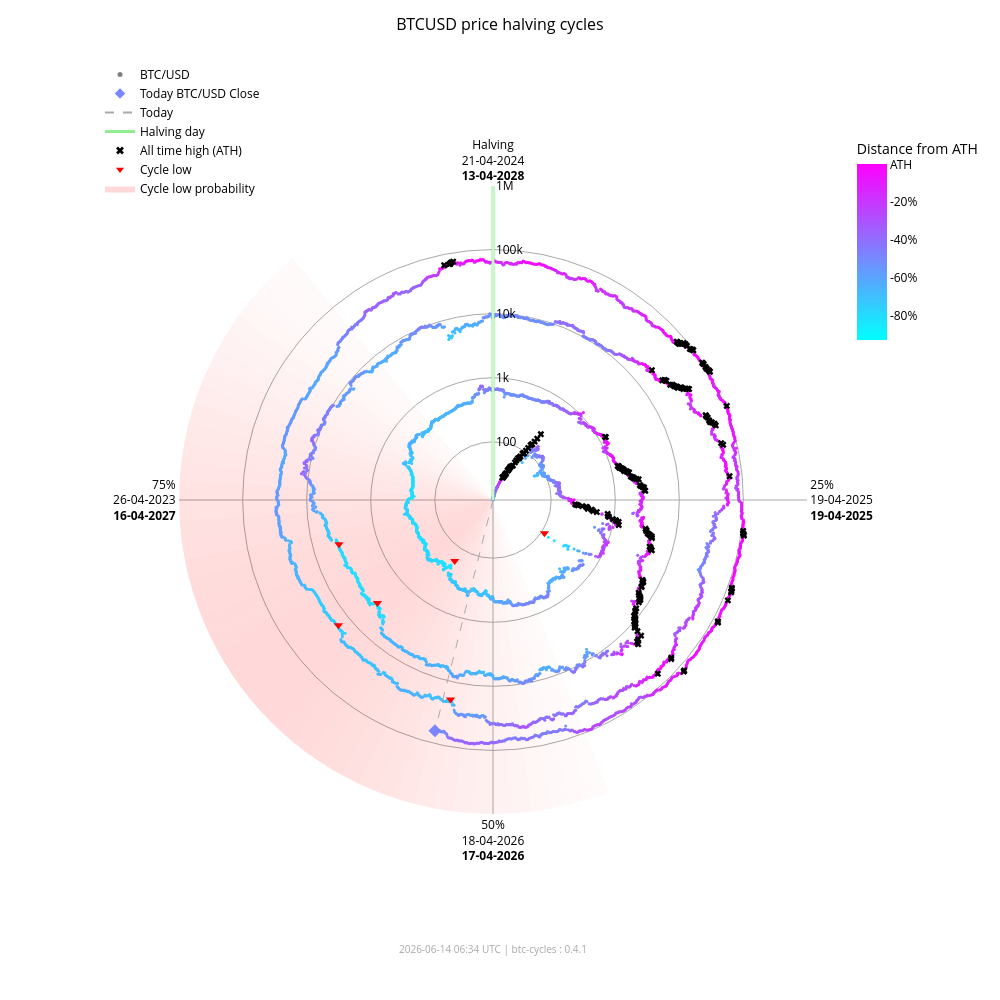

Write notebook code for a chart like this one.
### Markdown cell above
### Interactive chart (plotly)

### Code cell
fig_interactive = btc.plot(
    kind="interactive",
    from_date="2012-11-28",
)
# plotly config for interactivity
config = {"scrollZoom": True, "displayModeBar": True}
# display in notebook
fig_interactive.show(config=config)

### Figure 1 — Plotly figure (JSON) as saved in the notebook; plotly's stock layout.template omitted (floating-point values rounded to 4 significant figures; data arrays with more than 128 entries replaced by an {"elided": "..."} marker saying what was removed)
{"data": [{"fill": "toself", "fillcolor": "rgba(255,0,0,0.017168280509461755)", "hoverinfo": "skip", "line": {"width": 0}, "mode": "lines", "r": [12.35, 1000000, 1000000, 12.35, 12.35], "showlegend": false, "theta": [158.4, 158.4, 162.0, 162.0, 158.4], "type": "scatterpolar"}, {"fill": "toself", "fillcolor": "rgba(255,0,0,0.022114794501891175)", "hoverinfo": "skip", "line": {"width": 0}, "mode": "lines", "r": [12.35, 1000000, 1000000, 12.35, 12.35], "showlegend": false, "theta": [162.0, 162.0, 165.6, 165.6, 162.0], "type": "scatterpolar"}, {"fill": "toself", "fillcolor": "rgba(255,0,0,0.02790404259511669)", "hoverinfo": "skip", "line": {"width": 0}, "mode": "lines", "r": [12.35, 1000000, 1000000, 12.35, 12.35], "showlegend": false, "theta": [165.6, 165.6, 169.2, 169.2, 165.6], "type": "scatterpolar"}, {"fill": "toself", "fillcolor": "rgba(255,0,0,0.034518294852420334)", "hoverinfo": "skip", "line": {"width": 0}, "mode": "lines", "r": [12.35, 1000000, 1000000, 12.35, 12.35], "showlegend": false, "theta": [169.2, 169.2, 172.8, 172.8, 169.2], "type": "scatterpolar"}, {"fill": "toself", "fillcolor": "rgba(255,0,0,0.041901979682821514)", "hoverinfo": "skip", "line": {"width": 0}, "mode": "lines", "r": [12.35, 1000000, 1000000, 12.35, 12.35], "showlegend": false, "theta": [172.8, 172.8, 176.4, 176.4, 172.8], "type": "scatterpolar"}, {"fill": "toself", "fillcolor": "rgba(255,0,0,0.04996405861294358)", "hoverinfo": "skip", "line": {"width": 0}, "mode": "lines", "r": [12.35, 1000000, 1000000, 12.35, 12.35], "showlegend": false, "theta": [176.4, 176.4, 180.0, 180.0, 176.4], "type": "scatterpolar"}, {"fill": "toself", "fillcolor": "rgba(255,0,0,0.05858349692240514)", "hoverinfo": "skip", "line": {"width": 0}, "mode": "lines", "r": [12.35, 1000000, 1000000, 12.35, 12.35], "showlegend": false, "theta": [180.0, 180.0, 183.6, 183.6, 180.0], "type": "scatterpolar"}, {"fill": "toself", "fillcolor": "rgba(255,0,0,0.06761662035375064)", "hoverinfo": "skip", "line": {"width": 0}, "mode": "lines", "r": [12.35, 1000000, 1000000, 12.35, 12.35], "showlegend": false, "theta": [183.6, 183.6, 187.2, 187.2, 183.6], "type": "scatterpolar"}, {"fill": "toself", "fillcolor": "rgba(255,0,0,0.07690481219944661)", "hoverinfo": "skip", "line": {"width": 0}, "mode": "lines", "r": [12.35, 1000000, 1000000, 12.35, 12.35], "showlegend": false, "theta": [187.2, 187.2, 190.8, 190.8, 187.2], "type": "scatterpolar"}, {"fill": "toself", "fillcolor": "rgba(255,0,0,0.08628112000611096)", "hoverinfo": "skip", "line": {"width": 0}, "mode": "lines", "r": [12.35, 1000000, 1000000, 12.35, 12.35], "showlegend": false, "theta": [190.8, 190.8, 194.4, 194.4, 190.8], "type": "scatterpolar"}, {"fill": "toself", "fillcolor": "rgba(255,0,0,0.09557490841018089)", "hoverinfo": "skip", "line": {"width": 0}, "mode": "lines", "r": [12.35, 1000000, 1000000, 12.35, 12.35], "showlegend": false, "theta": [194.4, 194.4, 198.0, 198.0, 194.4], "type": "scatterpolar"}, {"fill": "toself", "fillcolor": "rgba(255,0,0,0.10461455782963762)", "hoverinfo": "skip", "line": {"width": 0}, "mode": "lines", "r": [12.35, 1000000, 1000000, 12.35, 12.35], "showlegend": false, "theta": [198.0, 198.0, 201.6, 201.6, 198.0], "type": "scatterpolar"}, {"fill": "toself", "fillcolor": "rgba(255,0,0,0.11322908719652829)", "hoverinfo": "skip", "line": {"width": 0}, "mode": "lines", "r": [12.35, 1000000, 1000000, 12.35, 12.35], "showlegend": false, "theta": [201.6, 201.6, 205.2, 205.2, 201.6], "type": "scatterpolar"}, {"fill": "toself", "fillcolor": "rgba(255,0,0,0.12125015337052986)", "hoverinfo": "skip", "line": {"width": 0}, "mode": "lines", "r": [12.35, 1000000, 1000000, 12.35, 12.35], "showlegend": false, "theta": [205.2, 205.2, 208.8, 208.8, 205.2], "type": "scatterpolar"}, {"fill": "toself", "fillcolor": "rgba(255,0,0,0.12851590515331976)", "hoverinfo": "skip", "line": {"width": 0}, "mode": "lines", "r": [12.35, 1000000, 1000000, 12.35, 12.35], "showlegend": false, "theta": [208.8, 208.8, 212.4, 212.4, 208.8], "type": "scatterpolar"}, {"fill": "toself", "fillcolor": "rgba(255,0,0,0.13487757461161184)", "hoverinfo": "skip", "line": {"width": 0}, "mode": "lines", "r": [12.35, 1000000, 1000000, 12.35, 12.35], "showlegend": false, "theta": [212.4, 212.4, 216.0, 216.0, 212.4], "type": "scatterpolar"}, {"fill": "toself", "fillcolor": "rgba(255,0,0,0.14020862181849592)", "hoverinfo": "skip", "line": {"width": 0}, "mode": "lines", "r": [12.35, 1000000, 1000000, 12.35, 12.35], "showlegend": false, "theta": [216.0, 216.0, 219.6, 219.6, 216.0], "type": "scatterpolar"}, {"fill": "toself", "fillcolor": "rgba(255,0,0,0.14441504950654527)", "hoverinfo": "skip", "line": {"width": 0}, "mode": "lines", "r": [12.35, 1000000, 1000000, 12.35, 12.35], "showlegend": false, "theta": [219.6, 219.6, 223.2, 223.2, 219.6], "type": "scatterpolar"}, {"fill": "toself", "fillcolor": "rgba(255,0,0,0.14744459351271713)", "hoverinfo": "skip", "line": {"width": 0}, "mode": "lines", "r": [12.35, 1000000, 1000000, 12.35, 12.35], "showlegend": false, "theta": [223.2, 223.2, 226.8, 226.8, 223.2], "type": "scatterpolar"}, {"fill": "toself", "fillcolor": "rgba(255,0,0,0.14929223192296423)", "hoverinfo": "skip", "line": {"width": 0}, "mode": "lines", "r": [12.35, 1000000, 1000000, 12.35, 12.35], "showlegend": false, "theta": [226.8, 226.8, 230.4, 230.4, 226.8], "type": "scatterpolar"}, {"fill": "toself", "fillcolor": "rgba(255,0,0,0.15)", "hoverinfo": "skip", "line": {"width": 0}, "mode": "lines", "r": [12.35, 1000000, 1000000, 12.35, 12.35], "showlegend": false, "theta": [230.4, 230.4, 234.0, 234.0, 230.4], "type": "scatterpolar"}, {"fill": "toself", "fillcolor": "rgba(255,0,0,0.14965033825231114)", "hoverinfo": "skip", "line": {"width": 0}, "mode": "lines", "r": [12.35, 1000000, 1000000, 12.35, 12.35], "showlegend": false, "theta": [234.0, 234.0, 237.6, 237.6, 234.0], "type": "scatterpolar"}, {"fill": "toself", "fillcolor": "rgba(255,0,0,0.14835378057909807)", "hoverinfo": "skip", "line": {"width": 0}, "mode": "lines", "r": [12.35, 1000000, 1000000, 12.35, 12.35], "showlegend": false, "theta": [237.6, 237.6, 241.2, 241.2, 237.6], "type": "scatterpolar"}, {"fill": "toself", "fillcolor": "rgba(255,0,0,0.14623322283554635)", "hoverinfo": "skip", "line": {"width": 0}, "mode": "lines", "r": [12.35, 1000000, 1000000, 12.35, 12.35], "showlegend": false, "theta": [241.2, 241.2, 244.8, 244.8, 241.2], "type": "scatterpolar"}, {"fill": "toself", "fillcolor": "rgba(255,0,0,0.1434078538226231)", "hoverinfo": "skip", "line": {"width": 0}, "mode": "lines", "r": [12.35, 1000000, 1000000, 12.35, 12.35], "showlegend": false, "theta": [244.8, 244.8, 248.4, 248.4, 244.8], "type": "scatterpolar"}, {"fill": "toself", "fillcolor": "rgba(255,0,0,0.13997983179373427)", "hoverinfo": "skip", "line": {"width": 0}, "mode": "lines", "r": [12.35, 1000000, 1000000, 12.35, 12.35], "showlegend": false, "theta": [248.4, 248.4, 252.0, 252.0, 248.4], "type": "scatterpolar"}, {"fill": "toself", "fillcolor": "rgba(255,0,0,0.13602598258454268)", "hoverinfo": "skip", "line": {"width": 0}, "mode": "lines", "r": [12.35, 1000000, 1000000, 12.35, 12.35], "showlegend": false, "theta": [252.0, 252.0, 255.6, 255.6, 252.0], "type": "scatterpolar"}, {"fill": "toself", "fillcolor": "rgba(255,0,0,0.13159547355344953)", "hoverinfo": "skip", "line": {"width": 0}, "mode": "lines", "r": [12.35, 1000000, 1000000, 12.35, 12.35], "showlegend": false, "theta": [255.6, 255.6, 259.2, 259.2, 255.6], "type": "scatterpolar"}, {"fill": "toself", "fillcolor": "rgba(255,0,0,0.12671301775492697)", "hoverinfo": "skip", "line": {"width": 0}, "mode": "lines", "r": [12.35, 1000000, 1000000, 12.35, 12.35], "showlegend": false, "theta": [259.2, 259.2, 262.8, 262.8, 259.2], "type": "scatterpolar"}, {"fill": "toself", "fillcolor": "rgba(255,0,0,0.12138610149219965)", "hoverinfo": "skip", "line": {"width": 0}, "mode": "lines", "r": [12.35, 1000000, 1000000, 12.35, 12.35], "showlegend": false, "theta": [262.8, 262.8, 266.4, 266.4, 262.8], "type": "scatterpolar"}, {"fill": "toself", "fillcolor": "rgba(255,0,0,0.1156142551644921)", "hoverinfo": "skip", "line": {"width": 0}, "mode": "lines", "r": [12.35, 1000000, 1000000, 12.35, 12.35], "showlegend": false, "theta": [266.4, 266.4, 270.0, 270.0, 266.4], "type": "scatterpolar"}, {"fill": "toself", "fillcolor": "rgba(255,0,0,0.10939851441251548)", "hoverinfo": "skip", "line": {"width": 0}, "mode": "lines", "r": [12.35, 1000000, 1000000, 12.35, 12.35], "showlegend": false, "theta": [270.0, 270.0, 273.6, 273.6, 270.0], "type": "scatterpolar"}, {"fill": "toself", "fillcolor": "rgba(255,0,0,0.10274974912946185)", "hoverinfo": "skip", "line": {"width": 0}, "mode": "lines", "r": [12.35, 1000000, 1000000, 12.35, 12.35], "showlegend": false, "theta": [273.6, 273.6, 277.2, 277.2, 273.6], "type": "scatterpolar"}, {"fill": "toself", "fillcolor": "rgba(255,0,0,0.09569517349791425)", "hoverinfo": "skip", "line": {"width": 0}, "mode": "lines", "r": [12.35, 1000000, 1000000, 12.35, 12.35], "showlegend": false, "theta": [277.2, 277.2, 280.8, 280.8, 277.2], "type": "scatterpolar"}, {"fill": "toself", "fillcolor": "rgba(255,0,0,0.08828282625646727)", "hoverinfo": "skip", "line": {"width": 0}, "mode": "lines", "r": [12.35, 1000000, 1000000, 12.35, 12.35], "showlegend": false, "theta": [280.8, 280.8, 284.4, 284.4, 280.8], "type": "scatterpolar"}, {"fill": "toself", "fillcolor": "rgba(255,0,0,0.08058400018765345)", "hoverinfo": "skip", "line": {"width": 0}, "mode": "lines", "r": [12.35, 1000000, 1000000, 12.35, 12.35], "showlegend": false, "theta": [284.4, 284.4, 288.0, 288.0, 284.4], "type": "scatterpolar"}, {"fill": "toself", "fillcolor": "rgba(255,0,0,0.07269354608292704)", "hoverinfo": "skip", "line": {"width": 0}, "mode": "lines", "r": [12.35, 1000000, 1000000, 12.35, 12.35], "showlegend": false, "theta": [288.0, 288.0, 291.6, 291.6, 288.0], "type": "scatterpolar"}, {"fill": "toself", "fillcolor": "rgba(255,0,0,0.06472784449068783)", "hoverinfo": "skip", "line": {"width": 0}, "mode": "lines", "r": [12.35, 1000000, 1000000, 12.35, 12.35], "showlegend": false, "theta": [291.6, 291.6, 295.2, 295.2, 291.6], "type": "scatterpolar"}, {"fill": "toself", "fillcolor": "rgba(255,0,0,0.05682021976743955)", "hoverinfo": "skip", "line": {"width": 0}, "mode": "lines", "r": [12.35, 1000000, 1000000, 12.35, 12.35], "showlegend": false, "theta": [295.2, 295.2, 298.8, 298.8, 295.2], "type": "scatterpolar"}, {"fill": "toself", "fillcolor": "rgba(255,0,0,0.04911378436707333)", "hoverinfo": "skip", "line": {"width": 0}, "mode": "lines", "r": [12.35, 1000000, 1000000, 12.35, 12.35], "showlegend": false, "theta": [298.8, 298.8, 302.4, 302.4, 298.8], "type": "scatterpolar"}, {"fill": "toself", "fillcolor": "rgba(255,0,0,0.04175213714896469)", "hoverinfo": "skip", "line": {"width": 0}, "mode": "lines", "r": [12.35, 1000000, 1000000, 12.35, 12.35], "showlegend": false, "theta": [302.4, 302.4, 306.0, 306.0, 302.4], "type": "scatterpolar"}, {"fill": "toself", "fillcolor": "rgba(255,0,0,0.034868865657538876)", "hoverinfo": "skip", "line": {"width": 0}, "mode": "lines", "r": [12.35, 1000000, 1000000, 12.35, 12.35], "showlegend": false, "theta": [306.0, 306.0, 309.6, 309.6, 306.0], "type": "scatterpolar"}, {"fill": "toself", "fillcolor": "rgba(255,0,0,0.02857722515334582)", "hoverinfo": "skip", "line": {"width": 0}, "mode": "lines", "r": [12.35, 1000000, 1000000, 12.35, 12.35], "showlegend": false, "theta": [309.6, 309.6, 313.2, 313.2, 309.6], "type": "scatterpolar"}, {"fill": "toself", "fillcolor": "rgba(255,0,0,0.022961515313555197)", "hoverinfo": "skip", "line": {"width": 0}, "mode": "lines", "r": [12.35, 1000000, 1000000, 12.35, 12.35], "showlegend": false, "theta": [313.2, 313.2, 316.8, 316.8, 313.2], "type": "scatterpolar"}, {"fill": "toself", "fillcolor": "rgba(255,0,0,0.01807146942917362)", "hoverinfo": "skip", "line": {"width": 0}, "mode": "lines", "r": [12.35, 1000000, 1000000, 12.35, 12.35], "showlegend": false, "theta": [316.8, 316.8, 320.4, 320.4, 316.8], "type": "scatterpolar"}, {"hoverinfo": "text", "marker": {"color": {"elided": "4947 str values"}, "size": 3}, "mode": "markers", "r": {"elided": "4947 float values"}, "showlegend": false, "text": {"elided": "4947 str values"}, "theta": {"elided": "4947 float values"}, "type": "scatterpolar"}, {"hoverinfo": "skip", "line": {"color": "lightgreen", "width": 3}, "mode": "lines", "r": [12.35, 1000000], "showlegend": false, "theta": [0, 0], "type": "scatterpolar"}, {"hoverinfo": "skip", "line": {"color": "darkgrey", "dash": "dash", "width": 1}, "mode": "lines", "r": [12.35, 64290.0], "showlegend": false, "theta": [194.1, 194.1], "type": "scatterpolar"}, {"hoverinfo": "text", "marker": {"color": "#7a85ff", "size": 10, "symbol": "diamond"}, "mode": "markers", "r": [64290.0], "showlegend": false, "text": ["Today<br>Date: 2026-06-14<br>Price: $64,292.61"], "theta": [194.1], "type": "scatterpolar"}, {"hoverinfo": "text", "marker": {"color": "black", "size": 6, "symbol": "x"}, "mode": "markers", "r": {"elided": "195 float values"}, "showlegend": false, "text": {"elided": "195 str values"}, "theta": {"elided": "195 float values"}, "type": "scatterpolar"}, {"hoverinfo": "text", "marker": {"color": "red", "size": 8, "symbol": "triangle-down"}, "mode": "markers", "r": [111.6, 164.9, 3233.0, 3925.0, 18950.0, 15760.0], "showlegend": false, "text": ["Cycle Low<br>Date: 2014-02-21<br>Price: $111.56<br>ATH distance: -91.0%", "Cycle Low<br>Date: 2015-01-14<br>Price: $164.92<br>ATH distance: -86.7%", "Cycle Low<br>Date: 2018-12-15<br>Price: $3,232.51<br>ATH distance: -83.3%", "Cycle Low<br>Date: 2019-03-25<br>Price: $3,924.55<br>ATH distance: -79.7%", "Cycle Low<br>Date: 2022-06-18<br>Price: $18,954.25<br>ATH distance: -71.9%", "Cycle Low<br>Date: 2022-11-21<br>Price: $15,760.19<br>ATH distance: -76.7%"], "theta": [122.8, 212.1, 228.3, 254.0, 192.0, 231.0], "type": "scatterpolar"}, {"marker": {"color": "grey", "size": 5}, "mode": "markers", "name": "BTC/USD", "r": [null], "theta": [null], "type": "scatterpolar"}, {"marker": {"color": "#7a85ff", "size": 8, "symbol": "diamond"}, "mode": "markers", "name": "Today BTC/USD Close", "r": [null], "theta": [null], "type": "scatterpolar"}, {"line": {"color": "darkgrey", "dash": "dash"}, "mode": "lines", "name": "Today", "r": [null], "theta": [null], "type": "scatterpolar"}, {"line": {"color": "lightgreen", "width": 3}, "mode": "lines", "name": "Halving day", "r": [null], "theta": [null], "type": "scatterpolar"}, {"marker": {"color": "black", "size": 7, "symbol": "x"}, "mode": "markers", "name": "All time high (ATH)", "r": [null], "theta": [null], "type": "scatterpolar"}, {"marker": {"color": "red", "size": 7, "symbol": "triangle-down"}, "mode": "markers", "name": "Cycle low", "r": [null], "theta": [null], "type": "scatterpolar"}, {"fill": "toself", "fillcolor": "rgba(255,0,0,0.15)", "line": {"width": 0}, "mode": "lines", "name": "Cycle low probability", "r": [null], "theta": [null], "type": "scatterpolar"}, {"hoverinfo": "skip", "marker": {"cmax": 0, "cmin": -0.9307, "color": [0], "colorbar": {"len": 0.25, "ticktext": ["ATH", "-20%", "-40%", "-60%", "-80%", "-100%"], "tickvals": [0, -0.2, -0.4, -0.6, -0.8, -1.0], "title": {"text": "Distance from ATH"}, "x": 0.95, "y": 0.92, "yanchor": "top"}, "colorscale": {"elided": "256x2 mixed values"}, "showscale": true, "size": 0}, "mode": "markers", "r": [null], "showlegend": false, "theta": [null], "type": "scatterpolar"}], "layout": {"annotations": [{"font": {"color": "darkgrey", "size": 10}, "showarrow": false, "text": "2026-06-14 06:34 UTC | btc-cycles : 0.4.1", "x": 0.5, "xref": "paper", "y": -0.02, "yref": "paper"}], "font": {"color": "black"}, "height": 1000, "legend": {"bgcolor": "rgba(0,0,0,0)", "font": {"color": "black"}, "x": 0.0, "y": 1.0}, "margin": {"b": 60, "l": 100, "r": 80, "t": 60}, "paper_bgcolor": "white", "plot_bgcolor": "white", "polar": {"angularaxis": {"color": "black", "direction": "clockwise", "gridcolor": "darkgrey", "rotation": 90, "ticktext": ["Halving<br>21-04-2024<br><b>13-04-2028</b>", "25%<br>19-04-2025<br><b>19-04-2025</b>", "50%<br>18-04-2026<br><b>17-04-2026</b>", "75%<br>26-04-2023<br><b>16-04-2027</b>"], "tickvals": [0, 90, 180, 270]}, "bgcolor": "white", "domain": {"x": [0.1, 0.9], "y": [0.05, 0.95]}, "radialaxis": {"angle": 90, "color": "black", "gridcolor": "darkgrey", "range": [1.092, 6.0], "tickangle": 90, "ticktext": ["100", "1k", "10k", "100k", "1M"], "tickvals": [100, 1000, 10000, 100000, 1000000], "type": "log"}}, "title": {"font": {"color": "black", "size": 16}, "text": "BTCUSD price halving cycles", "x": 0.5}, "width": 1000}}
